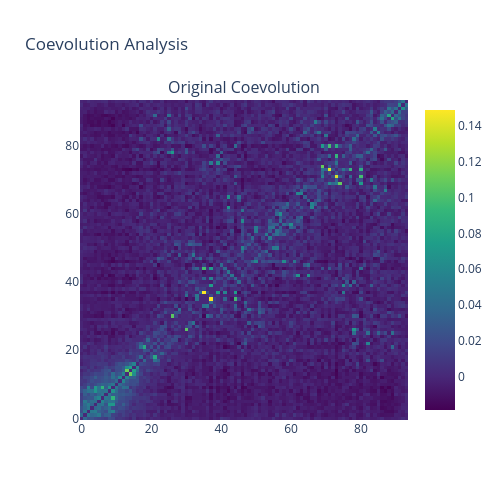

The notebook cell this image was saved under:
### Code cell
import plotly.io as pio
pio.renderers.default = 'vscode'
# Visualize results if pipeline is available
if vanilla_control_pipeline:
    print("\n🎯 Control Results")
    print("-" * 50)
    visualizer.visualize_pipeline_results(
        pipeline=vanilla_control_pipeline,
        parent_path=parent_path
    )

### Figure 1 — Plotly figure (JSON) as saved in the notebook; plotly's stock layout.template omitted (floating-point values rounded to 4 significant figures; data arrays with more than 128 entries replaced by an {"elided": "..."} marker saying what was removed)
{"data": [{"colorscale": [[0, "#440154"], [0.1111, "#482878"], [0.2222, "#3e4989"], [0.3333, "#31688e"], [0.4444, "#26828e"], [0.5556, "#1f9e89"], [0.6667, "#35b779"], [0.7778, "#6ece58"], [0.8889, "#b5de2b"], [1, "#fde725"]], "name": "Original", "type": "heatmap", "xaxis": "x", "yaxis": "y", "z": {"elided": "94x94 float values"}}], "layout": {"annotations": [{"font": {"size": 16}, "showarrow": false, "text": "Original Coevolution", "x": 0.5, "xanchor": "center", "xref": "paper", "y": 1, "yanchor": "bottom", "yref": "paper"}], "height": 500, "showlegend": true, "title": {"text": "Coevolution Analysis"}, "width": 500, "xaxis": {"anchor": "y", "domain": [0, 1]}, "yaxis": {"anchor": "x", "domain": [0, 1]}}}
